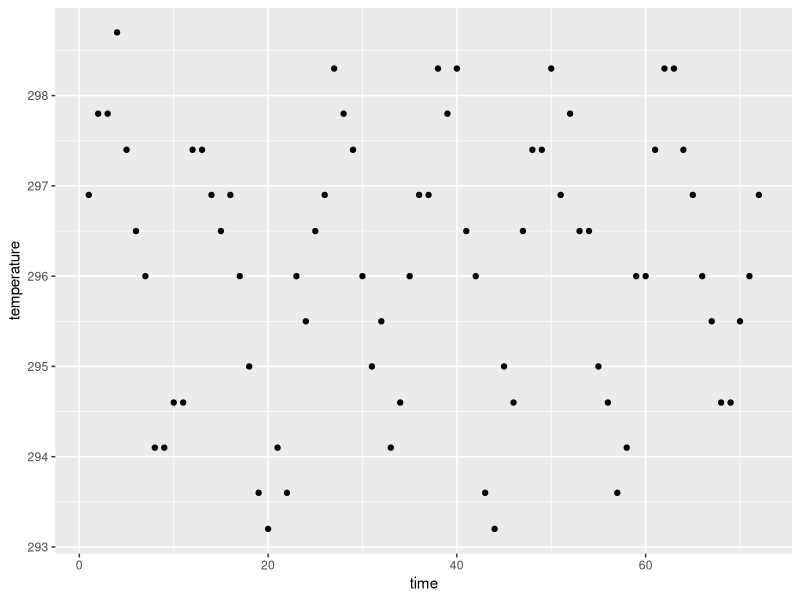
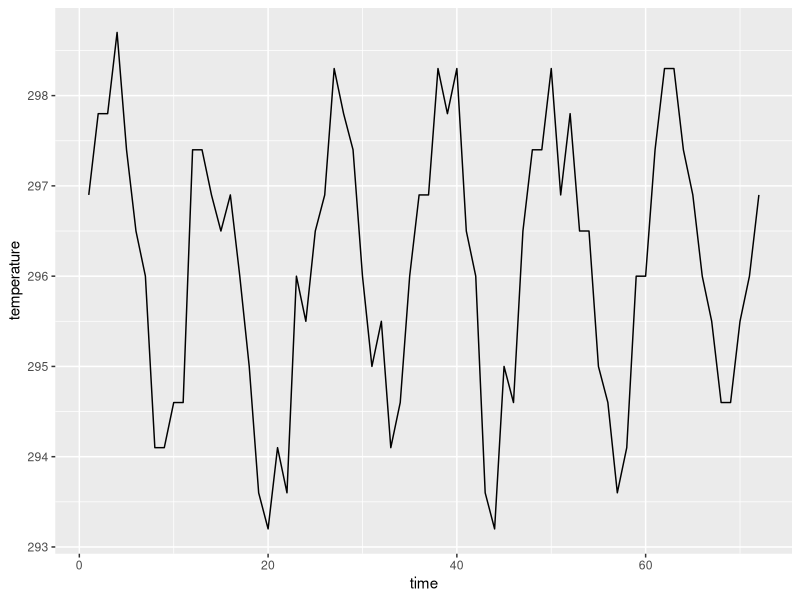
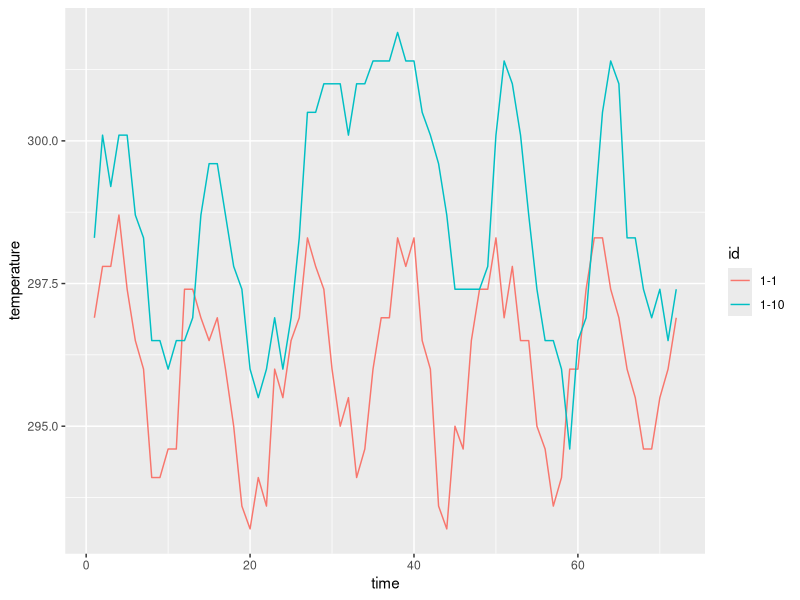
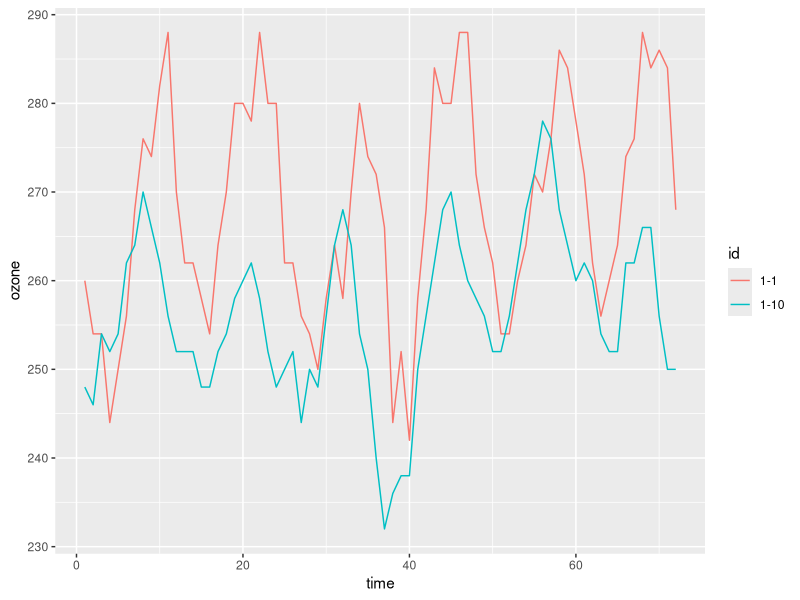
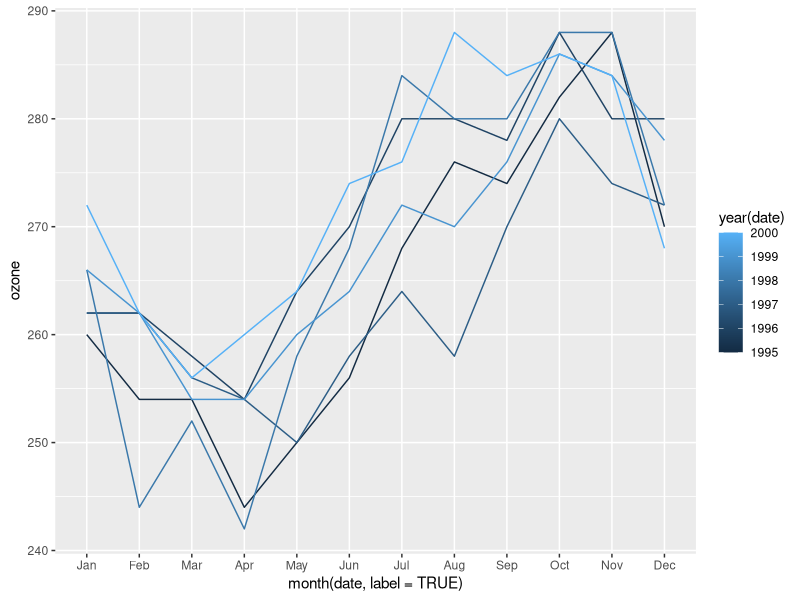
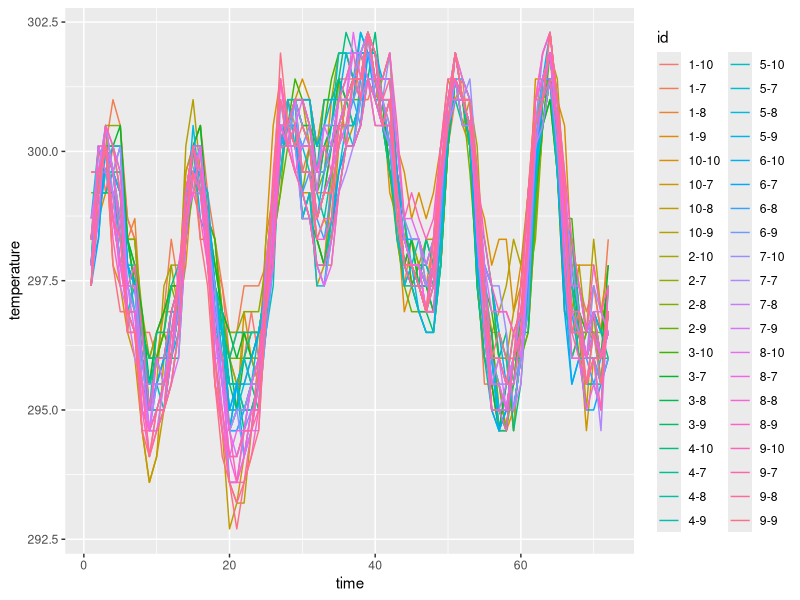

Source code (R) for these figures, in order: (Note: this script raises an error after producing the figures.)
## ---- chunk 1
knitr::opts_chunk$set(echo = TRUE)
library(tidyverse)
library(lubridate)
## ---- chunk 2
data(nasa, package="GGally")
head(nasa)
## ---- chunk 3
library(tidyverse)
nasa %>% filter(x == 1, y == 1) %>%
  ggplot(aes(x = time, y = temperature)) + geom_point()
## ---- chunk 4
nasa %>% filter(x == 1, y == 1) %>%
  ggplot(aes(x = time, y = temperature)) + geom_line()
## ---- chunk 5
nasa %>% filter(x == 1, y %in% c(1, 10)) %>%
  ggplot(aes(x = time, y = temperature, group=id, color = id)) + geom_line()
## ---- chunk 6
nasa %>% filter(x == 1, y %in% c(1, 10)) %>%
  ggplot(aes(x = time, y = ozone, group = id, color = id)) + geom_line()

nasa %>% filter(x == 1, y == 1) %>%
  ggplot(aes(x = month(date, label = TRUE), y = ozone, group = year(date), color = year(date))) + geom_line()

nasa %>% filter(x %in% c(1 : 10), y %in% c(7 : 10)) %>%
  ggplot(aes(x = time, y = temperature, group = id, color = id)) + geom_line()
## ---- chunk 7
data(box, package="classdata")
box %>% filter(Movie == "The Avengers: Age of Ultron") %>%
  ggplot(aes(x = Date, y = Total.Gross)) + geom_line()
## ---- chunk 8
box %>% filter(Thtrs. > 100) %>%
  ggplot(aes(x = Date, y = log(Total.Gross), 
             group = interaction(Movie, Distributor))) + geom_line()
## ---- chunk 9
box_summary <- box %>% group_by(Movie, Distributor) %>%
  summarize(
    Date = max(Date),
    Week = max(Week),
    Total.Gross = max(Total.Gross),
    First.Gross = min(Total.Gross)
  )

box1 = box_summary %>% filter(year(Date) < 2018)
box2 = box_summary %>% filter(year(Date) >= 2018)

box$Total.Gross.adjust = box$Total.Gross * 10^8 * (log(box$Total.Gross) < 5) + box$Total.Gross * (log(box$Total.Gross) >= 5) 

box_summary <- box %>% group_by(Movie, Distributor) %>%
  summarize(
    Date = max(Date),
    Week = max(Week),
    Max.Gross.adjust = max(Total.Gross.adjust),
    First.Gross.adjust = min(Total.Gross.adjust)
  )
## ---- chunk 10
box %>% filter(Thtrs. > 100) %>%
  ggplot(aes(x = Date, y = Total.Gross.adjust, 
             group = interaction(Movie, Distributor))) + geom_line()
## ---- chunk 11
box %>% filter(Thtrs. > 100) %>%
  ggplot(aes(x = Date, y = Total.Gross.adjust, 
             group = interaction(Movie, Distributor))) + geom_line() +
  geom_text(aes(x = Date, y = Max.Gross.adjust, label = Movie), 
            data = box_summary %>% filter(Max.Gross.adjust > 2.5e8))
## ---- chunk 12
box %>% filter(Thtrs. > 100) %>%
  ggplot(aes(x = Date, y = Total.Gross.adjust, 
             group = interaction(Movie, Distributor))) + geom_line() +
  ggrepel::geom_text_repel(aes(x = Date, y = Max.Gross.adjust, label = Movie), 
            data = box_summary %>% filter(Max.Gross.adjust > 2.5e8), colour="grey50")
## ---- chunk 13
box %>% filter(Week <= 5) %>%
  mutate(Year = year(Date)) %>%
  ggplot(aes(x = Week, y = Total.Gross, 
             group = interaction(Movie, Distributor))) + geom_line() +
  facet_grid(.~Year)
